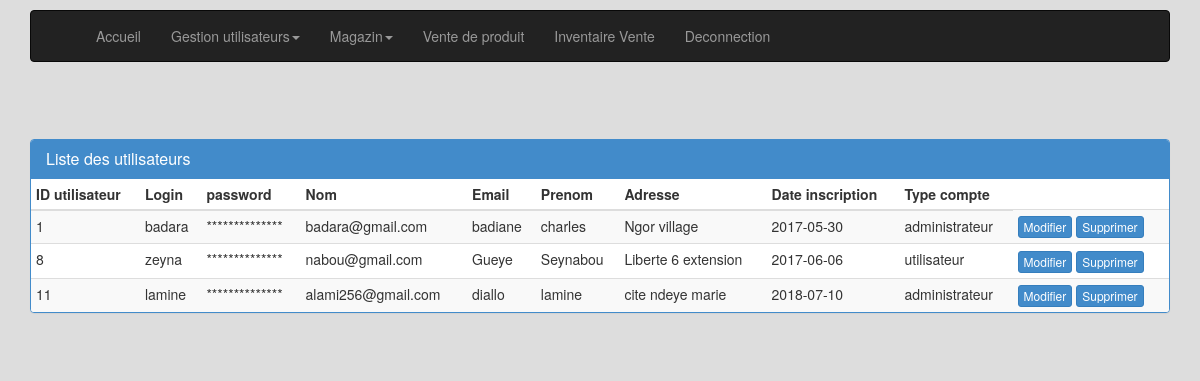
Screenshot of /traitement/php/liste-utilisateur.php (signed in) with the database file from the repository.
### tables this page shows
CREATE TABLE IF NOT EXISTS `user` (
  `id` int(11) NOT NULL AUTO_INCREMENT,
  `login` varchar(20) NOT NULL,
  `password` varchar(50) NOT NULL,
  `email` varchar(30) NOT NULL,
  `nom` varchar(30) NOT NULL,
  `prenom` varchar(30) NOT NULL,
  `adresse` text NOT NULL,
  `date_inscription` date NOT NULL,
  `type_groupe` int(11) NOT NULL,
  PRIMARY KEY (`id`)
);

CREATE TABLE IF NOT EXISTS `user_groupe` (
  `id` int(11) NOT NULL AUTO_INCREMENT,
  `groupe` varchar(15) NOT NULL,
  PRIMARY KEY (`id`)
);

### traitement/php/liste-utilisateur.php (the view, shortened to what this page needs)
<?php
    include_once('connexion_sql.php');
    $reponse=$bdd->query('SELECT user.id, login, email, nom, prenom, adresse, date_inscription, groupe FROM user , user_groupe WHERE user.type_groupe=user_groupe.id') or die(print_r($bdd->errorInfo()));
?>
<!DOCTYPE HTML>
<html>
    <head>
        <link href="../css/bootstrap.css" rel="stylesheet">
    </head>
    <body>
        <div class="container">
            <?php include("menu.php"); ?>
            <div class="row">
                <section class="col-sm-12">
                    <div class="panel panel-primary">
                        <table class="table table-striped table-condensed">
                            <div class="panel-heading">
                                <h3 class="panel-title">Liste des utilisateurs</h3>
                            </div>
                            <thead>
                                <tr>
                                    <th>ID utilisateur</th>
                                    <th>Login</th>
                                    <th>password</th>
                                    <th>Nom</th>
                                    <th>Email</th>
                                    <th>Prenom</th>
                                    <th>Adresse</th>
                                    <th>Date inscription</th>
                                    <th>Type compte</th>
                                </tr>
                            </thead>
                            <tbody>
                                <?php
                                while($donnees=$reponse->fetch())
                                {
                                ?>
                                <tr>
                                    <td><?php echo htmlspecialchars($donnees['id']);?></td>
                                    <td><?php echo htmlspecialchars($donnees['login']);?></td>
                                    <td>**************</td>
                                    <td><?php echo htmlspecialchars($donnees['email']);?></td>
                                    <td><?php echo htmlspecialchars($donnees['nom']);?></td>
                                    <td><?php echo htmlspecialchars($donnees['prenom']);?></td>
                                    <td><?php echo htmlspecialchars($donnees['adresse']);?></td>
                                    <td><?php echo htmlspecialchars($donnees['date_inscription']);?></td>
                                    <td><?php echo htmlspecialchars($donnees['groupe']);?></td>
                                    <td>
                                        <a><?php echo '<a href="modifier-utilisateur.php?id_user='.$donnees['id'].'">';?><button class="btn btn-primary btn-xs">Modifier</button></a>
                                        <a><?php echo '<a href="liste-utilisateur.php?id_user='.$donnees['id'].'">';?><button class="btn btn-primary btn-xs">Supprimer</button></a>
                                    </td>
                                </tr>
                                <?php
                                }
                                ?>
                            </tbody>
                        </table>
                    </div>
                </section>
            </div>
        </div>
    </body>
</html>

### traitement/php/liste-utilisateur.php (style rules this page uses)
body { background-color: #DDD; padding-top: 10px; }
[class*="col-"] { margin-bottom: 20px; }
[class*="panel panel-primary"] { margin-top: 5%; }

### rows the page displays
user: id "1", login "badara", email "badara@gmail.com", nom "badiane", prenom "charles", adresse "Ngor village", date_inscription "2017-05-30", user_groupe.groupe "administrateur"
user: id "8", login "zeyna", email "nabou@gmail.com", nom "Gueye", prenom "Seynabou", adresse "Liberte 6 extension", date_inscription "2017-06-06", user_groupe.groupe "utilisateur"
user: id "11", login "lamine", email "alami256@gmail.com", nom "diallo", prenom "lamine", adresse "cite ndeye marie", date_inscription "2018-07-10", user_groupe.groupe "administrateur"
